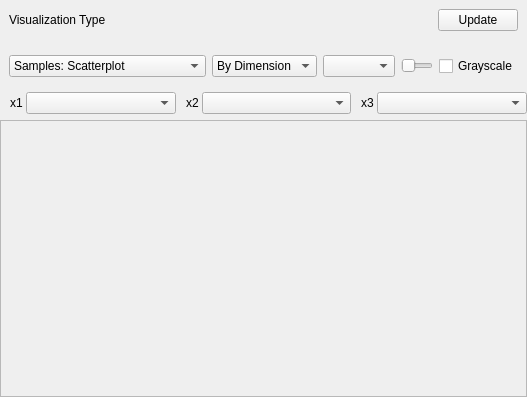
<?xml version="1.0" encoding="UTF-8"?>
<ui version="4.0">
 <class>Visualization</class>
 <widget class="QWidget" name="Visualization">
  <property name="geometry">
   <rect>
    <x>0</x>
    <y>0</y>
    <width>527</width>
    <height>397</height>
   </rect>
  </property>
  <property name="windowTitle">
   <string>Form</string>
  </property>
  <layout class="QVBoxLayout" name="verticalLayout" stretch="0,1">
   <property name="margin">
    <number>0</number>
   </property>
   <item>
    <widget class="QWidget" name="optionsWidget" native="true">
     <property name="minimumSize">
      <size>
       <width>0</width>
       <height>100</height>
      </size>
     </property>
     <layout class="QVBoxLayout" name="verticalLayout_3" stretch="1,1,1">
      <property name="margin">
       <number>0</number>
      </property>
      <item>
       <widget class="QWidget" name="widget_3" native="true">
        <layout class="QHBoxLayout" name="horizontalLayout_3">
         <item>
          <widget class="QLabel" name="label">
           <property name="font">
            <font>
             <pointsize>9</pointsize>
            </font>
           </property>
           <property name="text">
            <string>Visualization Type</string>
           </property>
          </widget>
         </item>
         <item>
          <spacer name="horizontalSpacer">
           <property name="orientation">
            <enum>Qt::Horizontal</enum>
           </property>
           <property name="sizeHint" stdset="0">
            <size>
             <width>40</width>
             <height>20</height>
            </size>
           </property>
          </spacer>
         </item>
         <item>
          <widget class="QPushButton" name="updateButton">
           <property name="text">
            <string>Update</string>
           </property>
          </widget>
         </item>
        </layout>
       </widget>
      </item>
      <item>
       <widget class="QWidget" name="widget_4" native="true">
        <layout class="QHBoxLayout" name="horizontalLayout_2">
         <item>
          <widget class="QComboBox" name="typeCombo">
           <property name="font">
            <font>
             <pointsize>9</pointsize>
            </font>
           </property>
           <property name="currentIndex">
            <number>0</number>
           </property>
           <item>
            <property name="text">
             <string>Samples: Scatterplot</string>
            </property>
           </item>
           <item>
            <property name="text">
             <string>Samples: Parallel Coordinates</string>
            </property>
           </item>
           <item>
            <property name="text">
             <string>Samples: Radial Graphs</string>
            </property>
           </item>
           <item>
            <property name="text">
             <string>Samples: Andrews Plot</string>
            </property>
           </item>
           <item>
            <property name="text">
             <string>Samples: Bubble Plot</string>
            </property>
           </item>
           <item>
            <property name="text">
             <string>Distribution: Individual Plots</string>
            </property>
           </item>
           <item>
            <property name="text">
             <string>Distribution: Correlations</string>
            </property>
           </item>
           <item>
            <property name="text">
             <string>Distribution: Sample Distances</string>
            </property>
           </item>
           <item>
            <property name="text">
             <string>Distribution: Density</string>
            </property>
           </item>
          </widget>
         </item>
         <item>
          <widget class="QComboBox" name="inputCombo">
           <property name="font">
            <font>
             <pointsize>9</pointsize>
            </font>
           </property>
           <item>
            <property name="text">
             <string>By Dimension</string>
            </property>
           </item>
           <item>
            <property name="text">
             <string>By Class</string>
            </property>
           </item>
          </widget>
         </item>
         <item>
          <widget class="QComboBox" name="flavorCombo">
           <property name="font">
            <font>
             <pointsize>9</pointsize>
            </font>
           </property>
          </widget>
         </item>
         <item>
          <widget class="QSlider" name="zoomSlider">
           <property name="orientation">
            <enum>Qt::Horizontal</enum>
           </property>
          </widget>
         </item>
         <item>
          <spacer name="horizontalSpacer_2">
           <property name="orientation">
            <enum>Qt::Horizontal</enum>
           </property>
           <property name="sizeHint" stdset="0">
            <size>
             <width>40</width>
             <height>20</height>
            </size>
           </property>
          </spacer>
         </item>
         <item>
          <widget class="QCheckBox" name="grayscaleCheck">
           <property name="font">
            <font>
             <pointsize>9</pointsize>
            </font>
           </property>
           <property name="text">
            <string>Grayscale</string>
           </property>
          </widget>
         </item>
        </layout>
       </widget>
      </item>
      <item>
       <widget class="QWidget" name="axesWidget" native="true">
        <layout class="QHBoxLayout" name="horizontalLayout" stretch="0,1,0,1,0,1">
         <property name="spacing">
          <number>0</number>
         </property>
         <property name="margin">
          <number>0</number>
         </property>
         <item>
          <widget class="QLabel" name="label_2">
           <property name="font">
            <font>
             <pointsize>9</pointsize>
            </font>
           </property>
           <property name="text">
            <string>   x1 </string>
           </property>
           <property name="alignment">
            <set>Qt::AlignRight|Qt::AlignTrailing|Qt::AlignVCenter</set>
           </property>
          </widget>
         </item>
         <item>
          <widget class="QComboBox" name="x1Combo">
           <property name="font">
            <font>
             <pointsize>9</pointsize>
            </font>
           </property>
          </widget>
         </item>
         <item>
          <widget class="QLabel" name="label_3">
           <property name="font">
            <font>
             <pointsize>9</pointsize>
            </font>
           </property>
           <property name="text">
            <string>   x2 </string>
           </property>
           <property name="alignment">
            <set>Qt::AlignRight|Qt::AlignTrailing|Qt::AlignVCenter</set>
           </property>
          </widget>
         </item>
         <item>
          <widget class="QComboBox" name="x2Combo">
           <property name="font">
            <font>
             <pointsize>9</pointsize>
            </font>
           </property>
          </widget>
         </item>
         <item>
          <widget class="QLabel" name="label_4">
           <property name="font">
            <font>
             <pointsize>9</pointsize>
            </font>
           </property>
           <property name="text">
            <string>   x3 </string>
           </property>
           <property name="alignment">
            <set>Qt::AlignRight|Qt::AlignTrailing|Qt::AlignVCenter</set>
           </property>
          </widget>
         </item>
         <item>
          <widget class="QComboBox" name="x3Combo">
           <property name="font">
            <font>
             <pointsize>9</pointsize>
            </font>
           </property>
          </widget>
         </item>
        </layout>
       </widget>
      </item>
     </layout>
    </widget>
   </item>
   <item>
    <widget class="QScrollArea" name="scrollArea">
     <property name="frameShadow">
      <enum>QFrame::Plain</enum>
     </property>
     <property name="lineWidth">
      <number>0</number>
     </property>
     <property name="widgetResizable">
      <bool>true</bool>
     </property>
     <widget class="QWidget" name="scrollAreaWidgetContents">
      <property name="geometry">
       <rect>
        <x>0</x>
        <y>0</y>
        <width>525</width>
        <height>249</height>
       </rect>
      </property>
      <layout class="QVBoxLayout" name="verticalLayout_2" stretch="1">
       <property name="spacing">
        <number>0</number>
       </property>
       <property name="margin">
        <number>0</number>
       </property>
       <item>
        <widget class="QLabel" name="display">
         <property name="text">
          <string/>
         </property>
        </widget>
       </item>
      </layout>
     </widget>
    </widget>
   </item>
  </layout>
 </widget>
 <resources/>
 <connections/>
</ui>
